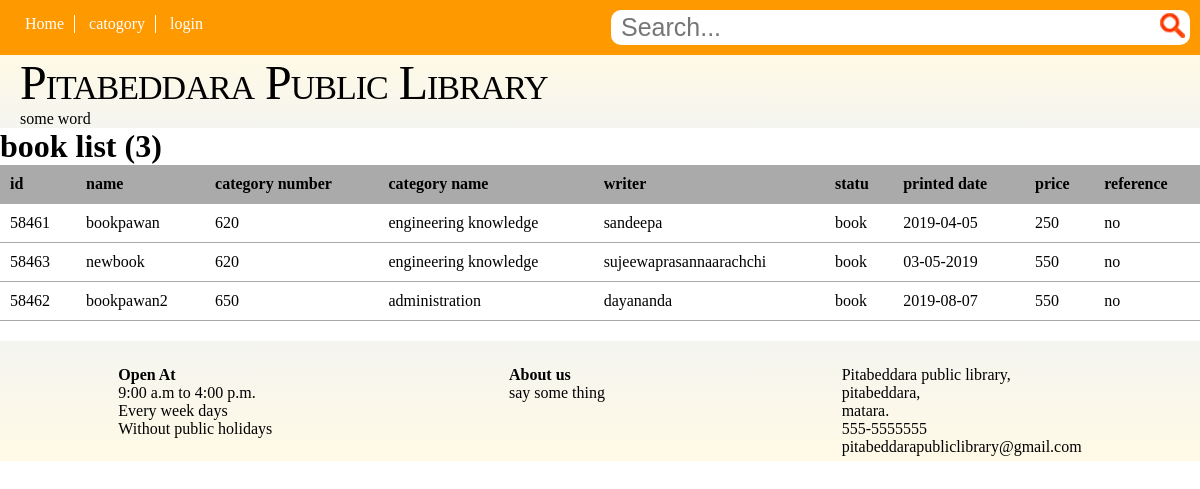
/php/book_list.php, run on an earlier commit of the app's database.
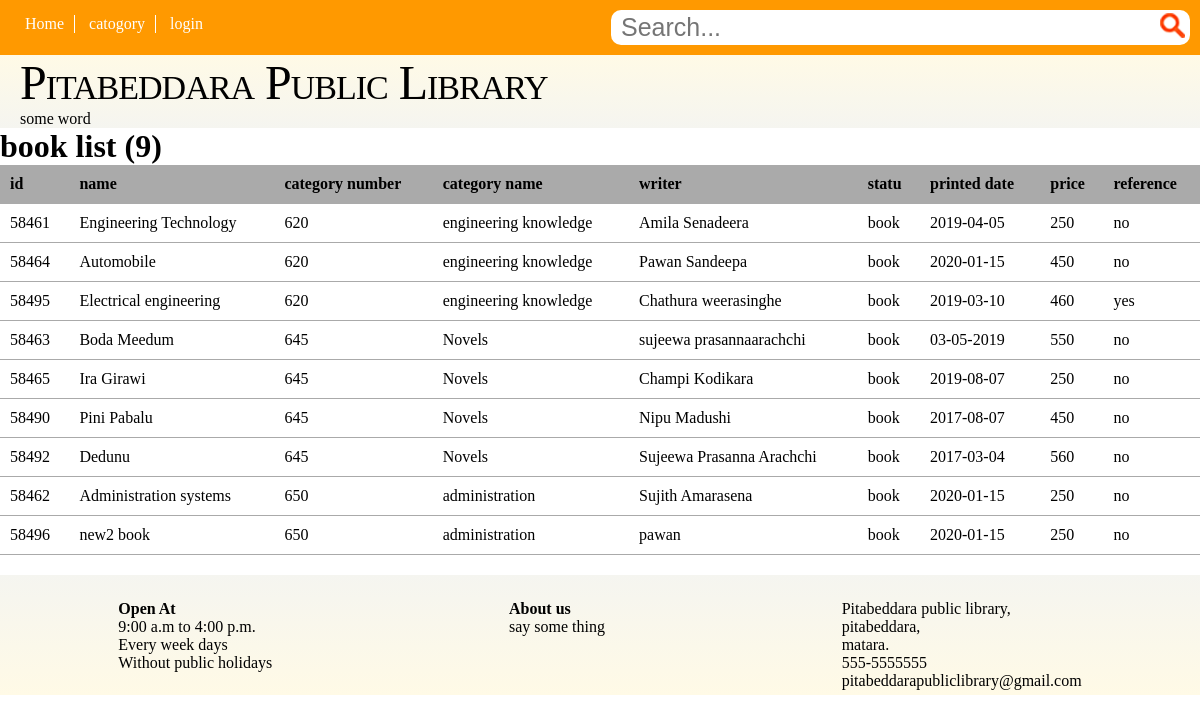
And on a later commit of the database.
### tables this page shows
CREATE TABLE IF NOT EXISTS `book` (
  `id` varchar(5) NOT NULL,
  `name` varchar(50) DEFAULT NULL,
  `category_number` varchar(15) DEFAULT NULL,
  `writer` varchar(50) DEFAULT NULL,
  `statu` varchar(15) DEFAULT NULL,
  `printed_date` varchar(10) DEFAULT NULL,
  `price` float DEFAULT NULL,
  `reference` varchar(3) NOT NULL,
  PRIMARY KEY (`id`)
);

CREATE TABLE IF NOT EXISTS `category` (
  `category_number` varchar(15) NOT NULL,
  `category_name` varchar(50) NOT NULL,
  PRIMARY KEY (`category_number`,`category_name`)
);

### php/book_list.php (the view, shortened to what this page needs)
<?php require_once('../connection/tempconn.php'); ?>
<?php
	$error=array();
	$job_position='';
	$list='';
	$query="SELECT id,name,category_number,writer,statu,printed_date,price,reference FROM book ORDER BY category_number";
			if ($job_position=="admin" or $job_position=="assistant") {
				$rquery=mysqli_query($admin_conn,$query);
				if($rquery){
					$list_count=mysqli_num_rows($rquery);
					$list.="<h1>book list ({$list_count})</h1>";
					$list.="<table class=\"userlist\">";
					$list.="<tr><th>id</th><th>name</th><th>category number</th><th>category name</th><th>writer</th><th>statu</th><th>printed date</th><th>price</th><th>reference</th><th>edit</th><th>delete</th></tr>";
					while($detail=mysqli_fetch_assoc($rquery)){
						$list.="<tr>";
						$list.="<td>{$detail['id']}</td>";
						$list.="<td>{$detail['name']}</td>";
						$list.="<td>{$detail['category_number']}</td>";
						$get_category="SELECT category_name from category where category_number='{$detail['category_number']}'";
						$rget_category=mysqli_query($admin_conn,$get_category);
						$category_detail=mysqli_fetch_assoc($rget_category);
						$list.="<td>{$category_detail['category_name']}</td>";
						$list.="<td>{$detail['writer']}</td>";
						$list.="<td>{$detail['statu']}</td>";
						$list.="<td>{$detail['printed_date']}</td>";
						$list.="<td>{$detail['price']}</td>";
						$list.="<td>{$detail['reference']}</td>";
						$list.="<td><a href=\"edit_book.php?id={$detail['id']}\">edit</a></td>";
						$list.="<td><a href=\"delete_book.php?id={$detail['id']}\" onclick=\"return confirm('are you sure do you want to delete');\">delete</td>";
						$list.="</tr>";
					}
				}else{
					$error[]="can't get book details";
				}
			}else{
				$rquery=mysqli_query($member1_conn,$query);
				if($rquery){
					$list_count=mysqli_num_rows($rquery);
					$list.="<h1>book list ({$list_count})</h1>";
					$list.="<table class=\"userlist\">";
					$list.="<tr><th>id</th><th>name</th><th>category number</th><th>category name</th><th>writer</th><th>statu</th><th>printed date</th><th>price</th><th>reference</th></tr>";
					while($detail=mysqli_fetch_assoc($rquery)){
						$list.="<tr>";
						$list.="<td>{$detail['id']}</td>";
						$list.="<td>{$detail['name']}</td>";
						$list.="<td>{$detail['category_number']}</td>";
						$get_category="SELECT category_name from category where category_number='{$detail['category_number']}'";
						$rget_category=mysqli_query($member1_conn,$get_category);
						$category_detail=mysqli_fetch_assoc($rget_category);
						$list.="<td>{$category_detail['category_name']}</td>";
						$list.="<td>{$detail['writer']}</td>";
						$list.="<td>{$detail['statu']}</td>";
						$list.="<td>{$detail['printed_date']}</td>";
						$list.="<td>{$detail['price']}</td>";
						$list.="<td>{$detail['reference']}</td>";
						$list.="</tr>";
					}
				}else{
					$error[]="can't get book details";
				}
			}
		$list.="</table>";
?>
<!DOCTYPE html>
<html lang="en">
<head>
	<link rel="stylesheet" href="../css/list.css">
</head>
<body>
	<div>
		<?php require_once('header.php'); ?>
		<?php require_once('banner.php'); ?>
	</div>
	<main>
		<?php echo $list; ?>
	</main>
	<div class="includeone">
		<?php require_once('footer.php') ?>
	</div>
</body>
</html>

### php/header.php (shortened to what this page needs)
<?php
	$search='';
	$displaytop='<li><a href="login.php">login</a></li>';
?>
<!DOCTYPE html>
<html lang="en">
<head>
	<link rel="stylesheet" type="text/css" href="../css/main.css">
</head>
<body>
	<div class="wrapper">
		<div class="top-bar clearfix">
			<div class="top-bar-links">
				<ul>
					<li><a href="../index.php">Home</a></li>
					<li><a href="category.php">catogory</a></li>
					<?php echo $displaytop; ?>
				</ul>
			</div>
			<div class="top-bar-search">
				<form method="post" action="../index.php">
					<input class="search" type="text" placeholder="Search..." name="search" size="35" <?php echo 'value="'.$search.'"';?>>
					<button type="submit" name="submit"></button>
				</form>
			</div>
		</div>
	</div>
</body>
</html>

### php/banner.php (shortened to what this page needs)
<!DOCTYPE html>
<html lang="en">
<head>
	<link rel="stylesheet" type="text/css" href="css/main.css">
</head>
<body>
	<header>
		<div class="logo">
			<h1>Pitabeddara Public Library</h1>
			<p>some word</p>
		</div>
	</header>
</body>
</html>

### php/footer.php (shortened to what this page needs)
<!DOCTYPE html>
<html lang="en">
<head>
		<link rel="stylesheet" type="text/css" href="css/main.css">
</head>
<body>
	<footer style="margin: 0; padding: 0; margin-top: 20px;">
		<div class="container">
		<div class="card" style="margin-top: 20px; box-shadow: 0px 0px 0px 0px;">
			<p>
				<b>Open At</b><br>
				9:00 a.m to 4:00 p.m.<br>
				Every week days<br>
				Without public holidays
			</p>
		</div>
		<div class="card" style="margin-top: 20px; box-shadow: 0px 0px 0px 0px;">
			<p>
				<b>About us</b><br>
				say some thing
			</p>
		</div>
		<div class="card" style="margin-top: 20px; box-shadow: 0px 0px 0px 0px;">
			<p>
				Pitabeddara public library,<br>
				pitabeddara,<br>
				matara.<br>
				555-5555555<br>
				pitabeddarapubliclibrary@gmail.com
			</p>
		</div>
	</div>
	</footer>
</body>
</html>

### css/list.css (style rules this page uses)
* { margin: 0; padding: 0; }
a { text-decoration: none; }
table.userlist { width: 100%; border-collapse: collapse; }
table.userlist th { background: #aaa; }
table.userlist th, table.userlist td { padding: 10px; border-bottom: 1px solid #aaa; text-align: left; }

### css/main.css (style rules this page uses)
* { margin: 0; padding: 0; }
a { text-decoration: none; }
.clearfix { overflow: auto }
.wrapper { margin: 0 auto; width: 100%; }
.top-bar { width: 100%; background: #ff9900; }
.top-bar-links { float: left; }
.top-bar-links ul { margin: 15px; list-style: none; }
.top-bar-links ul li { padding: 0 10px; display: inline-block; border-right: 1px solid white; }
.top-bar-links ul li:last-child { border: 0; }
.top-bar-links ul li a { color: white; }
.top-bar-search { padding: 3px 5px 3px 10px ; margin: 10px; float: right; background: white; border-radius: 10px; }
.top-bar-search .search { border: 0; float: left; font-size:25px; }
.top-bar-search button { width: 25px; height: 25px; background: url('../img/icon/search.png'); border: 0; float: right; }
header { background: linear-gradient(#fffae6, #f5f5f0); margin: 0; padding: 0; }
footer { background: linear-gradient(#f5f5f0,#fffae6); margin: 0; padding: 0; }
header .logo { margin-left: 20px; }
header .logo h1 { font-size: 48px; font-weight: normal; letter-spacing: -1px; font-variant: small-caps; }
.container { width: 100%; position: relative; display: flex; flex-wrap: wrap; justify-content: space-around; margin-top: 10px; }
.container .card { position: relative; cursor: pointer; padding: 5px; display: flex; box-shadow: 1px 2px 3px 0px rgba(0,0,0,0.10); }

What changed in the data, as far as the page shows it:
changed book id 58461: name "bookpawan" → "Engineering Technology"; writer "sandeepa" → "Amila Senadeera"
added book: id "58464", name "Automobile", category_number "620", category.category_name "engineering knowledge", writer "Pawan Sandeepa", statu "book", printed_date "2020-01-15", price "450", reference "no"
added book: id "58495", name "Electrical engineering", category_number "620", category.category_name "engineering knowledge", writer "Chathura weerasinghe", statu "book", printed_date "2019-03-10", price "460", reference "yes"
changed book id 58463: name "newbook" → "Boda Meedum"; category_number "620" → "645"; category.category_name "engineering knowledge" → "Novels"; writer "sujeewaprasannaarachchi" → "sujeewa prasannaarachchi"
added book: id "58465", name "Ira Girawi", category_number "645", category.category_name "Novels", writer "Champi Kodikara", statu "book", printed_date "2019-08-07", price "250", reference "no"
added book: id "58490", name "Pini Pabalu", category_number "645", category.category_name "Novels", writer "Nipu Madushi", statu "book", printed_date "2017-08-07", price "450", reference "no"
added book: id "58492", name "Dedunu", category_number "645", category.category_name "Novels", writer "Sujeewa Prasanna Arachchi", statu "book", printed_date "2017-03-04", price "560", reference "no"
changed book id 58462: name "bookpawan2" → "Administration systems"; writer "dayananda" → "Sujith Amarasena"; printed_date "2019-08-07" → "2020-01-15"; price "550" → "250"
added book: id "58496", name "new2 book", category_number "650", category.category_name "administration", writer "pawan", statu "book", printed_date "2020-01-15", price "250", reference "no"
Also different on the page:
$list_count: "3" → "9"
